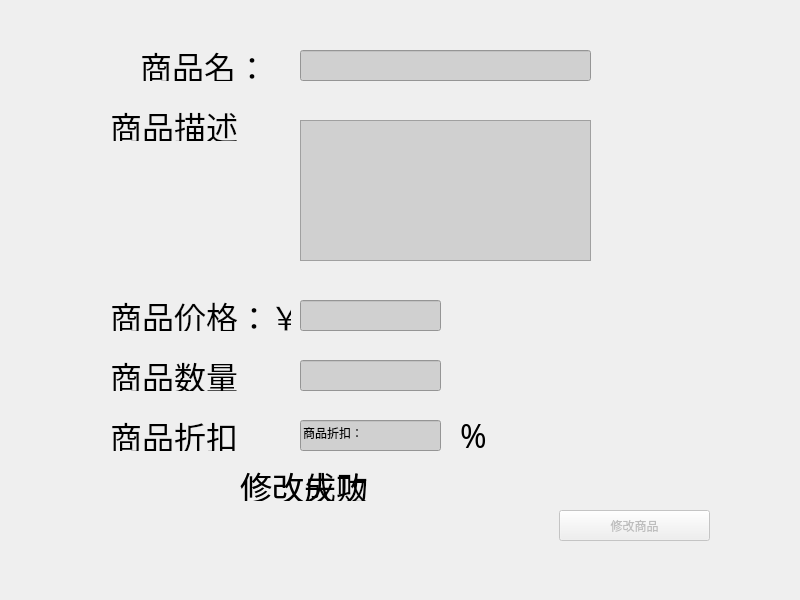
<?xml version="1.0" encoding="UTF-8"?>
<ui version="4.0">
 <class>managementDetail</class>
 <widget class="QWidget" name="managementDetail">
  <property name="geometry">
   <rect>
    <x>0</x>
    <y>0</y>
    <width>800</width>
    <height>600</height>
   </rect>
  </property>
  <property name="windowTitle">
   <string>Form</string>
  </property>
  <widget class="QLabel" name="proinfor_lb">
   <property name="geometry">
    <rect>
     <x>110</x>
     <y>110</y>
     <width>141</width>
     <height>31</height>
    </rect>
   </property>
   <property name="font">
    <font>
     <family>阿里巴巴普惠体 M</family>
     <pointsize>24</pointsize>
    </font>
   </property>
   <property name="text">
    <string>商品描述：</string>
   </property>
  </widget>
  <widget class="QLineEdit" name="pronumber_line">
   <property name="geometry">
    <rect>
     <x>300</x>
     <y>360</y>
     <width>141</width>
     <height>31</height>
    </rect>
   </property>
   <property name="styleSheet">
    <string notr="true">background-color: rgb(208, 208, 208);</string>
   </property>
  </widget>
  <widget class="QPushButton" name="signup">
   <property name="enabled">
    <bool>false</bool>
   </property>
   <property name="geometry">
    <rect>
     <x>559</x>
     <y>510</y>
     <width>151</width>
     <height>31</height>
    </rect>
   </property>
   <property name="text">
    <string>修改商品</string>
   </property>
  </widget>
  <widget class="QLabel" name="upFail">
   <property name="geometry">
    <rect>
     <x>240</x>
     <y>470</y>
     <width>141</width>
     <height>31</height>
    </rect>
   </property>
   <property name="font">
    <font>
     <family>阿里巴巴普惠体 M</family>
     <pointsize>24</pointsize>
    </font>
   </property>
   <property name="text">
    <string>修改失败！</string>
   </property>
  </widget>
  <widget class="QLabel" name="pronumber_lb">
   <property name="geometry">
    <rect>
     <x>110</x>
     <y>360</y>
     <width>141</width>
     <height>31</height>
    </rect>
   </property>
   <property name="font">
    <font>
     <family>阿里巴巴普惠体 M</family>
     <pointsize>24</pointsize>
    </font>
   </property>
   <property name="text">
    <string>商品数量：</string>
   </property>
  </widget>
  <widget class="QTextEdit" name="proinfor_text">
   <property name="geometry">
    <rect>
     <x>300</x>
     <y>120</y>
     <width>291</width>
     <height>141</height>
    </rect>
   </property>
   <property name="styleSheet">
    <string notr="true">background-color: rgb(208, 208, 208);</string>
   </property>
  </widget>
  <widget class="QLineEdit" name="proprice_line">
   <property name="geometry">
    <rect>
     <x>300</x>
     <y>300</y>
     <width>141</width>
     <height>31</height>
    </rect>
   </property>
   <property name="styleSheet">
    <string notr="true">background-color: rgb(208, 208, 208);</string>
   </property>
  </widget>
  <widget class="QLabel" name="upSuccess">
   <property name="geometry">
    <rect>
     <x>240</x>
     <y>470</y>
     <width>141</width>
     <height>31</height>
    </rect>
   </property>
   <property name="font">
    <font>
     <family>阿里巴巴普惠体 M</family>
     <pointsize>24</pointsize>
    </font>
   </property>
   <property name="text">
    <string>修改成功！</string>
   </property>
  </widget>
  <widget class="QLabel" name="proprice_lb">
   <property name="geometry">
    <rect>
     <x>110</x>
     <y>300</y>
     <width>181</width>
     <height>31</height>
    </rect>
   </property>
   <property name="font">
    <font>
     <family>阿里巴巴普惠体 M</family>
     <pointsize>24</pointsize>
    </font>
   </property>
   <property name="text">
    <string>商品价格：￥</string>
   </property>
  </widget>
  <widget class="QLabel" name="proname_lb">
   <property name="geometry">
    <rect>
     <x>140</x>
     <y>50</y>
     <width>121</width>
     <height>31</height>
    </rect>
   </property>
   <property name="font">
    <font>
     <family>阿里巴巴普惠体 M</family>
     <pointsize>24</pointsize>
    </font>
   </property>
   <property name="text">
    <string>商品名：</string>
   </property>
  </widget>
  <widget class="QLineEdit" name="proname_line">
   <property name="geometry">
    <rect>
     <x>300</x>
     <y>50</y>
     <width>291</width>
     <height>31</height>
    </rect>
   </property>
   <property name="styleSheet">
    <string notr="true">background-color: rgb(208, 208, 208);</string>
   </property>
  </widget>
  <widget class="QLineEdit" name="prodiscount_line">
   <property name="geometry">
    <rect>
     <x>300</x>
     <y>420</y>
     <width>141</width>
     <height>31</height>
    </rect>
   </property>
   <property name="styleSheet">
    <string notr="true">background-color: rgb(208, 208, 208);</string>
   </property>
   <property name="text">
    <string>商品折扣：</string>
   </property>
  </widget>
  <widget class="QLabel" name="prodiscount_lb">
   <property name="geometry">
    <rect>
     <x>110</x>
     <y>420</y>
     <width>141</width>
     <height>31</height>
    </rect>
   </property>
   <property name="font">
    <font>
     <family>阿里巴巴普惠体 M</family>
     <pointsize>24</pointsize>
    </font>
   </property>
   <property name="text">
    <string>商品折扣：</string>
   </property>
  </widget>
  <widget class="QLabel" name="prodiscount_lb2">
   <property name="geometry">
    <rect>
     <x>460</x>
     <y>420</y>
     <width>71</width>
     <height>31</height>
    </rect>
   </property>
   <property name="font">
    <font>
     <family>阿里巴巴普惠体 M</family>
     <pointsize>24</pointsize>
    </font>
   </property>
   <property name="text">
    <string>%</string>
   </property>
  </widget>
 </widget>
 <resources/>
 <connections/>
</ui>
